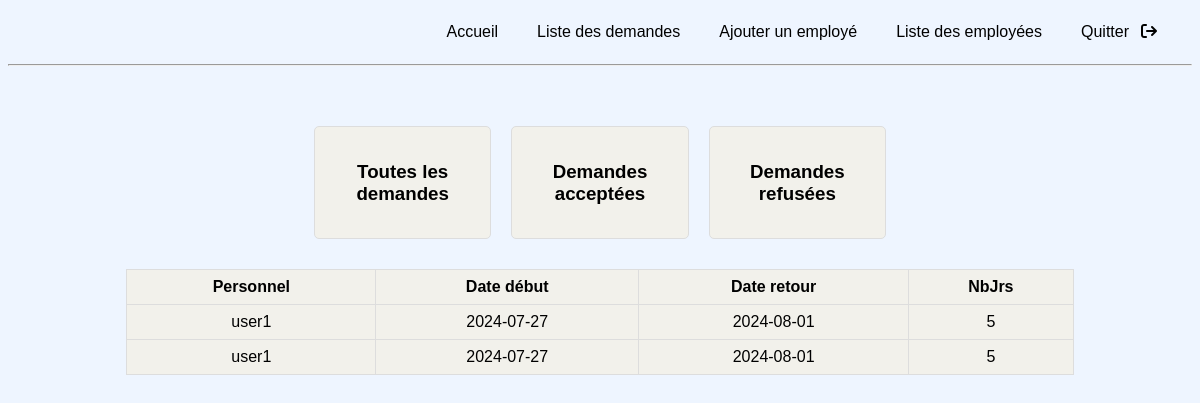
The page /demandes_refusees (signed in) on the database its author committed.
### models.py (models this page shows)
class LeaveRequest(db.Model):
    id = db.Column(db.Integer, primary_key=True)
    username = db.Column(db.String(50), db.ForeignKey('employee.username'), nullable=False)
    leave_type = db.Column(db.String(50), nullable=False)
    start_date = db.Column(db.String(50), nullable=False)
    end_date = db.Column(db.String(50), nullable=False)
    duration = db.Column(db.Integer, nullable=False)
    reason = db.Column(db.String(200), nullable=False)
    status = db.Column(db.String(50), default='Pending')
    date_demande = db.Column(db.String(50), default=datetime.now().strftime('%Y-%m-%d %H:%M:%S'))

### app.py (the view)
@app.route('/demandes_refusees')
@login_required
def demandes_refusees():
    if session['role'] == 'admin':
        rejected_requests = LeaveRequest.query.filter_by(status='Rejected').all()
        return render_template('demandes_refusees.html', requests=rejected_requests)
    return redirect(url_for('homepage_user'))

### app.py (called while the page is built)
def login_required(f):
    @wraps(f)
    def decorated_function(*args, **kwargs):
        if 'username' not in session:
            return redirect(url_for('login'))
        return f(*args, **kwargs)
    return decorated_function

### templates/demandes_refusees.html (shortened to what this page needs)
<!DOCTYPE html>
<html lang="en">
<head>
    <link rel="stylesheet" href="https://cdnjs.cloudflare.com/ajax/libs/font-awesome/6.0.0-beta3/css/all.min.css">
</head>
<body>
    <nav class="navbar">
        <ul class="navbar-nav">
            <li><a href="{{ url_for('homepage_admin') }}">Accueil</a></li>
            <li><a href="/toutes_les_demandes">Liste des demandes</a></li>
            <li><a href="{{ url_for('ajouter_employe') }}">Ajouter un employé</a></li>
            <li><a href="{{ url_for('list_employees') }}">Liste des employées</a></li>
            <li><a href="/">Quitter</a><i class="fa-solid fa-arrow-right-from-bracket"></i></li>
        </ul>
    </nav>
    <hr>
    <div class="container">
        <div class="button" onclick="navigateTo('/toutes_les_demandes')">
            <h3>Toutes les demandes</h3>
        </div>
        <div class="button" onclick="navigateTo('/demandes_acceptees')">
            <h3>Demandes acceptées</h3>
        </div>
        <div class="button" onclick="navigateTo('/demandes_refusees')">
            <h3>Demandes refusées</h3>
        </div>
    </div>
    <div class="table-container">
        <table class="tableau">
            <thead>
                <tr>
                    <th>Personnel</th>
                    <th>Date début</th>
                    <th>Date retour</th>
                    <th>NbJrs</th>
                </tr>
            </thead>
            <tbody>
                {% for request in requests %}
                <tr>
                    <td>{{ request.username }}</td>
                    <td>{{ request.start_date }}</td>
                    <td>{{ request.end_date }}</td>
                    <td>{{ request.duration }}</td>
                </tr>
                {% endfor %}
            </tbody>
        </table>
    </div>
</body>
</html>

### templates/demandes_refusees.html (style rules this page uses)
body { background-color: #EEF5FF; font-family: Arial, sans-serif; }
.navbar { background-color: #EEF5FF; color: black; display: flex; justify-content: space-between; align-items: center; padding: 10px 20px; }
.navbar-nav { list-style-type: none; margin: 0; padding: 0; display: flex; }
.navbar-nav li { margin-right: 15px; }
.navbar-nav li a { color: black; text-decoration: none; padding: 8px 12px; border-radius: 5px; transition: background-color 0.3s ease; }
.container { display: flex; justify-content: space-between; align-items: center; margin: 20px; margin-top: 50px; width: 50%; margin-left: auto; margin-right: auto; }
.button { flex: 1; padding: 15px; margin: 10px; background-color: #F2F1EB; color: black; text-align: center; border: 1px solid #ddd; border-radius: 5px; cursor: pointer; transition: background-color 0.3s ease; }
.table-container { width: 80%; margin: 20px auto; }
.tableau { width: 100%; border-collapse: collapse; background-color: #F2F1EB; }
.tableau th, .tableau td { border: 1px solid #ddd; padding: 8px; text-align: center; }
.tableau th { background-color: #F2F1EB; }

### rows shown on the page
LeaveRequest: username "user1", start_date "2024-07-27", end_date "2024-08-01", duration "5"
LeaveRequest: username "user1", start_date "2024-07-27", end_date "2024-08-01", duration "5"
